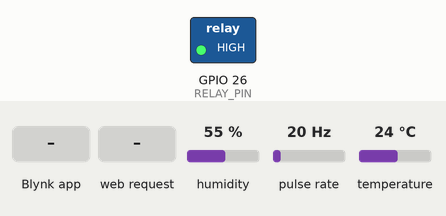
Bench run of a sketch on a simulated ESP32. On the bench: switched loads named in the sketch (green lamp = pin HIGH). Wiring (inferred from the names in the program): pulse sensor: data GPIO 27. Inputs (shaded band) come from the test bench; at power-on: humidity 55 %, pulse rate 20 Hz, temperature 24 °C. WiFi joins after 1.5 s; servers stay silent unless stated; what the sketch prints to the serial monitor is not drawn.

Above: at 3.0 s.
3.1 s: Blynk app writes 1 to V0
At 4.3 s:
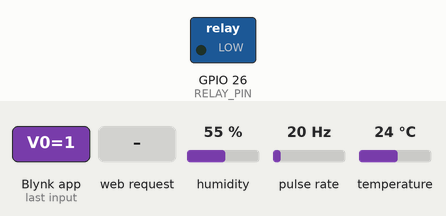
4.6 s: Blynk app writes 0 to V0
At 5.5 s:
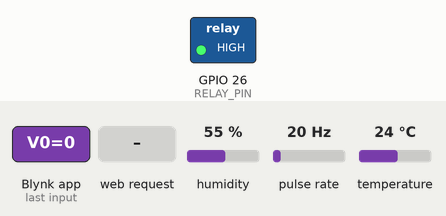
6.1 s: HTTP request GET /motor/on received
At 6.7 s:
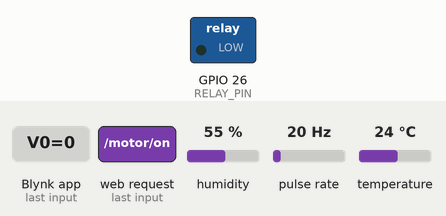
Timing chart, 0 to 19.3 s (numbered marks = the images above; inputs shaded):
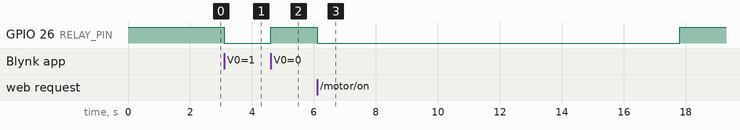

The sketch:

pump_controller.ino.ino
```cpp
#define BLYNK_TEMPLATE_ID "TMPL3SNKGpRV2"
#define BLYNK_TEMPLATE_NAME "Manoj Jadhav"
#define BLYNK_AUTH_TOKEN "vhMg_6y3Q2-xaw7GbfrSPCjMW_nwnMPD"

#include <WiFi.h>
#include <BlynkSimpleEsp32.h>
#include <DHT.h>
#include <WebServer.h>

char ssid[] = "MANOJ";
char pass[] = "MANOJ123";

#define RELAY_PIN 26
#define FLOW_PIN 27
#define DHT_PIN 4
#define DHTTYPE DHT11

#define TEMP_LIMIT 45

DHT dht(DHT_PIN, DHTTYPE);

WebServer server(80);

String motorStopReason = "System Ready";

WidgetTerminal terminal(V1);

volatile int flowPulse = 0;

bool motorRunning = false;
unsigned long motorStartTime = 0;

float flowRate = 0;
float temperature = 0;

BlynkTimer timer;

void IRAM_ATTR flowISR()
{
  flowPulse++;
}

/* ---------------- BLYNK CONTROL ---------------- */

BLYNK_WRITE(V0)
{
  int state = param.asInt();

  if(state == 1)
  {
    digitalWrite(RELAY_PIN, LOW);
    motorRunning = true;
    motorStartTime = millis();

    motorStopReason = "Running Normally";

    terminal.println("Motor Started");
    terminal.flush();

    Blynk.virtualWrite(V2,1);
  }
  else
  {
    digitalWrite(RELAY_PIN, HIGH);
    motorRunning = false;

    motorStopReason = "Manual Stop";

    terminal.println("Motor Stopped");
    terminal.flush();

    Blynk.virtualWrite(V2,0);
  }
}

/* ---------------- WEB DASHBOARD APIs ---------------- */

void motorOn()
{
  digitalWrite(RELAY_PIN, LOW);
  motorRunning = true;
  motorStartTime = millis();

  motorStopReason = "Running Normally";

  server.sendHeader("Access-Control-Allow-Origin", "*");
  server.send(200, "text/plain", "Motor ON");
}

void motorOff()
{
  digitalWrite(RELAY_PIN, HIGH);
  motorRunning = false;

  motorStopReason = "Manual Stop";

  server.sendHeader("Access-Control-Allow-Origin", "*");
  server.send(200, "text/plain", "Motor OFF");
}

void sendData()
{
  String json = "{";
  json += "\"motor\":" + String(motorRunning);
  json += ",\"flow\":" + String(flowRate);
  json += ",\"temp\":" + String(temperature);
  json += ",\"fault\":\"" + motorStopReason + "\"";
  json += "}";

  server.sendHeader("Access-Control-Allow-Origin", "*");
  server.send(200, "application/json", json);
}

/* ---------------- SENSOR CHECK ---------------- */

void checkSensors()
{
  int pulses = flowPulse;
  flowPulse = 0;

  temperature = dht.readTemperature();

  flowRate = pulses / 7.5;

  Blynk.virtualWrite(V3, flowRate);
  Blynk.virtualWrite(V4, temperature);
  Blynk.virtualWrite(V6, motorStopReason);

  if(motorRunning)
  {

    if(pulses == 0 && millis() - motorStartTime > 10000)
    {
      digitalWrite(RELAY_PIN, HIGH);
      motorRunning = false;

      motorStopReason = "Electricity Supply Fault";

      terminal.println("Electricity Fault Detected");
      terminal.flush();

      Blynk.virtualWrite(V2,0);
      return;
    }

    if(flowRate < 30 && millis() - motorStartTime > 10000)
    {
      digitalWrite(RELAY_PIN, HIGH);
      motorRunning = false;

      motorStopReason = "Dry Run Detected";

      terminal.println("Dry Run Detected");
      terminal.flush();

      Blynk.virtualWrite(V2,0);
      return;
    }
  }

  if(temperature > TEMP_LIMIT && motorRunning)
  {
    digitalWrite(RELAY_PIN, HIGH);
    motorRunning = false;

    motorStopReason = "Starter Overheat";

    terminal.println("Starter Overheat Detected");
    terminal.flush();

    Blynk.virtualWrite(V2,0);
  }
}

/* ---------------- SETUP ---------------- */

void setup()
{
  Serial.begin(115200);

  pinMode(RELAY_PIN, OUTPUT);
  pinMode(FLOW_PIN, INPUT_PULLUP);

  digitalWrite(RELAY_PIN, HIGH);

  attachInterrupt(digitalPinToInterrupt(FLOW_PIN), flowISR, FALLING);

  dht.begin();

  WiFi.begin(ssid, pass);

  while(WiFi.status() != WL_CONNECTED)
  {
    delay(500);
    Serial.print(".");
  }

  Serial.println();
  Serial.print("ESP32 IP Address: ");
  Serial.println(WiFi.localIP());

  Blynk.begin(BLYNK_AUTH_TOKEN, ssid, pass);

  Blynk.syncVirtual(V0);

  timer.setInterval(2000L, checkSensors);

  /* WEB SERVER ROUTES */

  server.on("/motor/on", motorOn);
  server.on("/motor/off", motorOff);
  server.on("/data", sendData);

  server.begin();

  Serial.println("Web server started");
}

/* ---------------- LOOP ---------------- */

void loop()
{
  Blynk.run();
  timer.run();
  server.handleClient();
}
```

Measured:
- after the input at 3.1 s, GPIO 26 (RELAY_PIN): HIGH → LOW at once
- after the input at 4.6 s, GPIO 26 (RELAY_PIN): LOW → HIGH at once
- after the input at 6.1 s, GPIO 26 (RELAY_PIN): HIGH → LOW at once, → HIGH 11.7 s later
